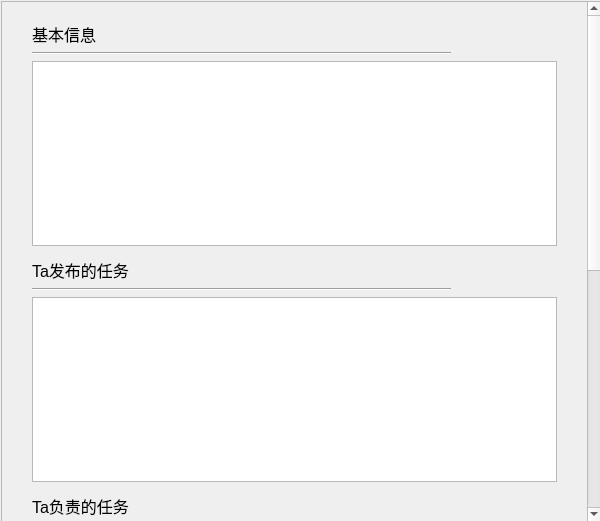
<?xml version="1.0" encoding="UTF-8"?>
<ui version="4.0">
 <class>UserInfo</class>
 <widget class="QDialog" name="UserInfo">
  <property name="geometry">
   <rect>
    <x>0</x>
    <y>0</y>
    <width>600</width>
    <height>521</height>
   </rect>
  </property>
  <property name="minimumSize">
   <size>
    <width>600</width>
    <height>0</height>
   </size>
  </property>
  <property name="windowTitle">
   <string>Dialog</string>
  </property>
  <widget class="QScrollArea" name="scrollArea">
   <property name="geometry">
    <rect>
     <x>1</x>
     <y>1</y>
     <width>601</width>
     <height>521</height>
    </rect>
   </property>
   <property name="widgetResizable">
    <bool>true</bool>
   </property>
   <widget class="QWidget" name="scrollAreaWidgetContents">
    <property name="enabled">
     <bool>true</bool>
    </property>
    <property name="geometry">
     <rect>
      <x>0</x>
      <y>0</y>
      <width>578</width>
      <height>1000</height>
     </rect>
    </property>
    <property name="sizePolicy">
     <sizepolicy hsizetype="Preferred" vsizetype="Preferred">
      <horstretch>0</horstretch>
      <verstretch>0</verstretch>
     </sizepolicy>
    </property>
    <property name="minimumSize">
     <size>
      <width>0</width>
      <height>1000</height>
     </size>
    </property>
    <property name="sizeIncrement">
     <size>
      <width>0</width>
      <height>700</height>
     </size>
    </property>
    <layout class="QGridLayout" name="gridLayout_2" columnstretch="0,0" rowminimumheight="0,0,0,30,0,0,30,0,0,30,0,0,0">
     <property name="leftMargin">
      <number>30</number>
     </property>
     <property name="topMargin">
      <number>20</number>
     </property>
     <property name="rightMargin">
      <number>30</number>
     </property>
     <property name="bottomMargin">
      <number>15</number>
     </property>
     <item row="6" column="0">
      <widget class="QLabel" name="label_3">
       <property name="font">
        <font>
         <pointsize>12</pointsize>
        </font>
       </property>
       <property name="text">
        <string>Ta负责的任务</string>
       </property>
       <property name="alignment">
        <set>Qt::AlignBottom|Qt::AlignLeading|Qt::AlignLeft</set>
       </property>
      </widget>
     </item>
     <item row="2" column="0" colspan="2">
      <widget class="QTableWidget" name="basicInfo">
       <property name="sizePolicy">
        <sizepolicy hsizetype="Expanding" vsizetype="Expanding">
         <horstretch>0</horstretch>
         <verstretch>0</verstretch>
        </sizepolicy>
       </property>
       <property name="minimumSize">
        <size>
         <width>0</width>
         <height>170</height>
        </size>
       </property>
      </widget>
     </item>
     <item row="12" column="1">
      <widget class="QPushButton" name="back">
       <property name="maximumSize">
        <size>
         <width>100</width>
         <height>16777215</height>
        </size>
       </property>
       <property name="text">
        <string>返回</string>
       </property>
      </widget>
     </item>
     <item row="7" column="0">
      <widget class="Line" name="line_3">
       <property name="orientation">
        <enum>Qt::Horizontal</enum>
       </property>
      </widget>
     </item>
     <item row="1" column="0">
      <widget class="Line" name="line">
       <property name="orientation">
        <enum>Qt::Horizontal</enum>
       </property>
      </widget>
     </item>
     <item row="5" column="0" colspan="2">
      <widget class="QTableWidget" name="releasedMissions"/>
     </item>
     <item row="8" column="0" colspan="2">
      <widget class="QTableWidget" name="inChargeMissions"/>
     </item>
     <item row="9" column="0">
      <widget class="QLabel" name="label_4">
       <property name="font">
        <font>
         <pointsize>12</pointsize>
        </font>
       </property>
       <property name="text">
        <string>Ta参与的任务</string>
       </property>
       <property name="alignment">
        <set>Qt::AlignBottom|Qt::AlignLeading|Qt::AlignLeft</set>
       </property>
      </widget>
     </item>
     <item row="0" column="0">
      <widget class="QLabel" name="label">
       <property name="font">
        <font>
         <pointsize>12</pointsize>
        </font>
       </property>
       <property name="text">
        <string>基本信息</string>
       </property>
       <property name="alignment">
        <set>Qt::AlignBottom|Qt::AlignLeading|Qt::AlignLeft</set>
       </property>
      </widget>
     </item>
     <item row="3" column="0">
      <widget class="QLabel" name="label_2">
       <property name="font">
        <font>
         <pointsize>12</pointsize>
        </font>
       </property>
       <property name="text">
        <string>Ta发布的任务</string>
       </property>
       <property name="alignment">
        <set>Qt::AlignBottom|Qt::AlignLeading|Qt::AlignLeft</set>
       </property>
      </widget>
     </item>
     <item row="11" column="0" colspan="2">
      <widget class="QTableWidget" name="partcptMissions">
       <property name="enabled">
        <bool>true</bool>
       </property>
      </widget>
     </item>
     <item row="4" column="0">
      <widget class="Line" name="line_2">
       <property name="orientation">
        <enum>Qt::Horizontal</enum>
       </property>
      </widget>
     </item>
     <item row="10" column="0">
      <widget class="Line" name="line_4">
       <property name="orientation">
        <enum>Qt::Horizontal</enum>
       </property>
      </widget>
     </item>
    </layout>
   </widget>
  </widget>
 </widget>
 <resources/>
 <connections/>
</ui>
